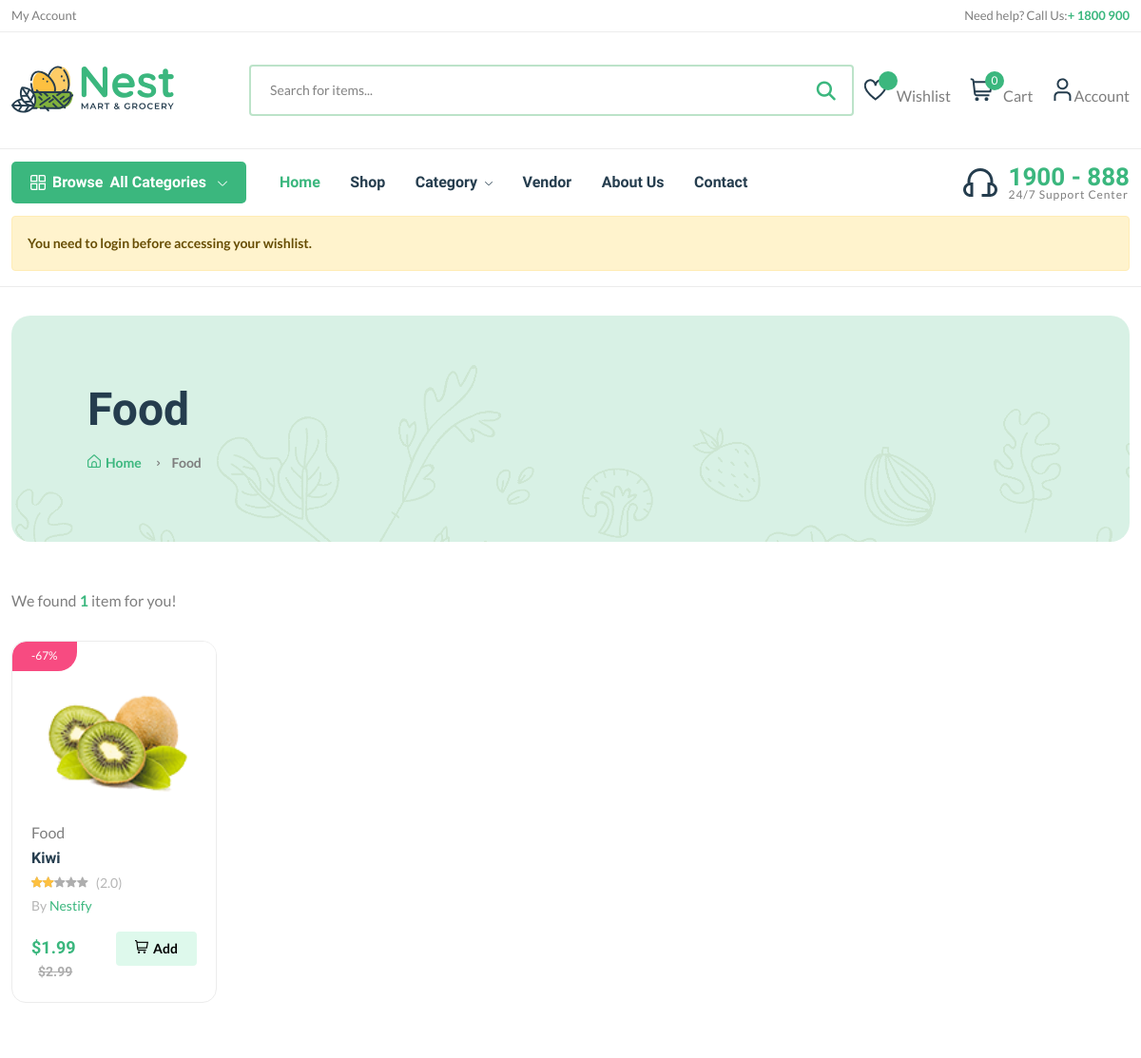
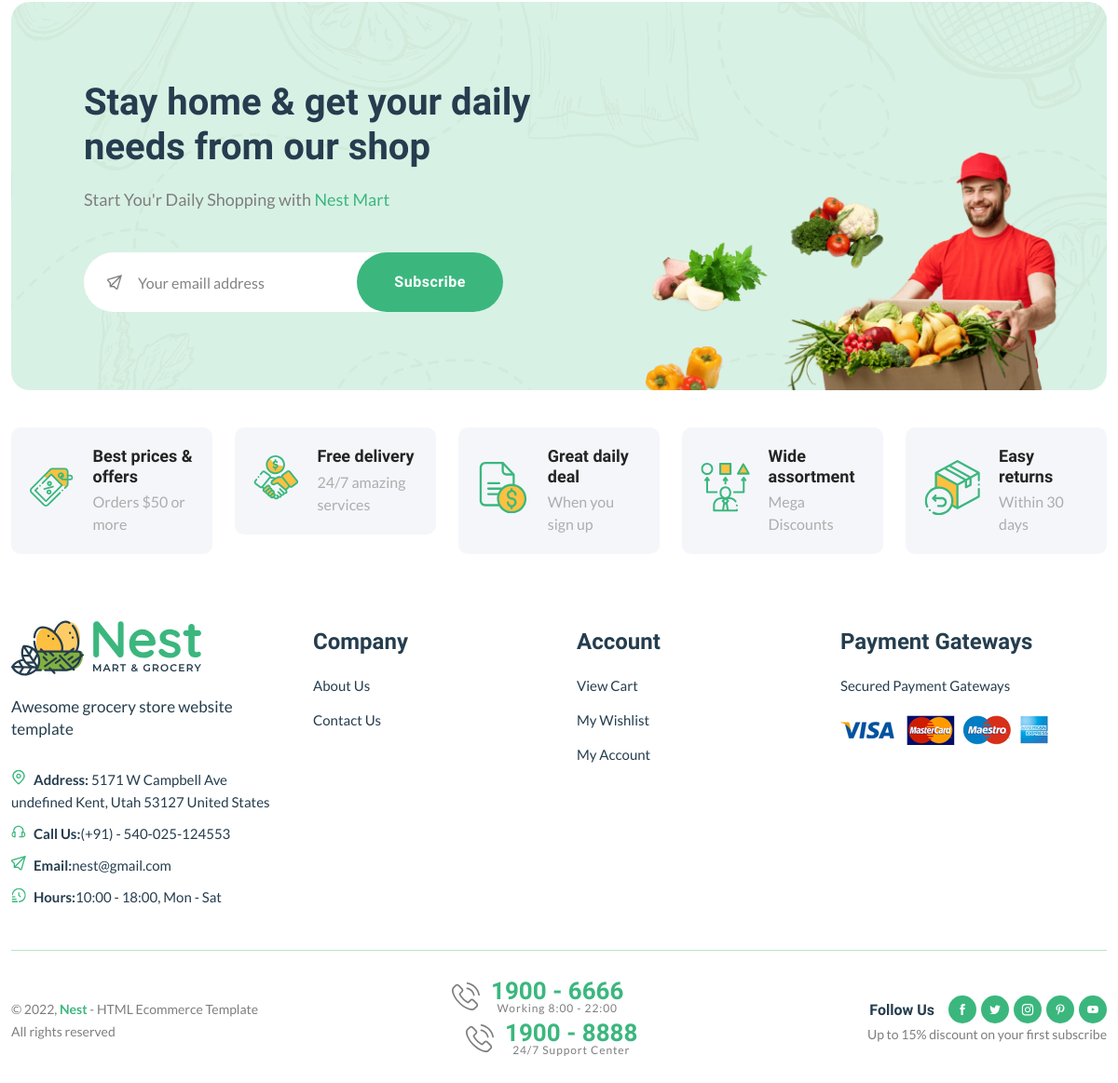
Page /category/cat2faahdfdeb/ on the committed database (2 pictures, top to bottom).
### core/models.py (models this page shows, shortened)
class Category(models.Model):
    cid = ShortUUIDField(unique=True, length=10, max_length=30, prefix="cat", alphabet="abcdefgh12345")
    title = models.CharField(max_length=100, default="Food")
    image = models.ImageField(upload_to="category", default="category.jpg")
    class Meta:
        verbose_name_plural = "Categories"

class Product(models.Model):
    pid = ShortUUIDField(unique=True, length=10, max_length=30, prefix="pid", alphabet="abcdefgh12345")
    title = models.CharField(max_length=100, default="Fresh Pear")
    image = models.ImageField(upload_to="user_directory_path", default="product.jpg")
    description = RichTextUploadingField(null=True, blank=True, default="This is the product")
    user = models.ForeignKey(User, on_delete=models.CASCADE)
    category = models.ForeignKey(Category, on_delete=models.SET_NULL, null=True, related_name="category")
    vendor = models.ForeignKey(Vendor, on_delete=models.SET_NULL, null=True, related_name="vendor")
    price = models.DecimalField(max_digits=999999999, decimal_places=2, default="1.99")
    old_price = models.DecimalField(max_digits=999999999, decimal_places=2, default="2.99")
    specifications = RichTextUploadingField(null=True, blank=True)
    type = models.CharField(max_length=100, default="Organic",null=True, blank=True)
    stock_count = models.IntegerField(default=0)
    life = models.CharField(max_length=100, default="100 Days",null=True, blank=True)
    mfd = models.DateTimeField(auto_now_add=False, null=True, blank=True)
    tags = TaggableManager(blank=True)
    product_status = models.CharField(choices=STATUS, max_length=10, default="in_review")
    status = models.BooleanField(default=True)
    in_stock = models.BooleanField(default=True)
    featured = models.BooleanField(default=False)
    digital = models.BooleanField(default=False)
    sku = ShortUUIDField(unique=True, length=4, max_length=10, prefix="sku", alphabet="1234567890")
    date = models.DateTimeField(auto_now_add=True)
    updated = models.DateTimeField(null=True, blank=True)
    class Meta:
        verbose_name_plural = "Products"
    def get_percentage(self):
        new_price = (self.price / self.old_price) * 100
        return new_price

class Vendor(models.Model):
    vid = ShortUUIDField(unique=True, length=10, max_length=30, prefix="ven", alphabet="abcdefgh12345")
    title = models.CharField(max_length=100, default="Nestify")
    image = models.ImageField(upload_to="user_directory_path", default="vendor.jpg")
    cover_image = models.ImageField(upload_to="user_directory_path", default="vendor.jpg")
    description = RichTextUploadingField(null=True, blank=True, default="I am an amazing vendor")
    address=models.CharField(max_length=100, default="123 Main street")
    contact=models.CharField(max_length=100, default="123 345 5353")
    chat_resp_time = models.CharField(max_length=100, default="1")
    shipping_on_time = models.CharField(max_length=100, default="100")
    authentic_rating = models.CharField(max_length=100, default="100")
    days_return = models.CharField(max_length=100, default="100")
    warranty_period = models.CharField(max_length=100, default="100")
    avg_rating = models.IntegerField(default=0,null=True, blank=True)
    user = models.ForeignKey(User, on_delete=models.CASCADE)
    date = models.DateTimeField(auto_now_add=True, null=True, blank=True)
    class Meta:
        verbose_name_plural = "Vendors"

### core/views.py (the view)
# urls.py: path("category/<cid>/", category_product_list_view, name="category-product-list"),
def category_product_list_view(request, cid):
    category = Category.objects.get(cid=cid)
    products = Product.objects.filter(product_status="published", category=category)
    feature_pro_ratings = {}
    for product in products:
            average_rating = ProductReview.objects.filter(product=product).aggregate(rating=Avg("rating"))
            access_average = average_rating['rating'] if average_rating is not None else 0
            average_rating_percentage = (access_average/5)*100 if access_average is not None else 0
            print(product.id)
            feature_pro_ratings[product.id] = {
                'average_rating_percentage': average_rating_percentage,
                'access_average':access_average
            }
    context = {
            "category": category,
            "products": products,
            "feature_pro_ratings":feature_pro_ratings
        }
    return render(request, 'core/category-product-list.html', context)

### core/context_processor.py (called while the page is built)
def default(request):
    categories = Category.objects.all().annotate(product_count=Count('category'))
    min_max_price = Product.objects.aggregate(Min("price"),Max("price"))
    try:
        wishlist = wishlist_model.objects.filter(user=request.user)
    except:
        messages.warning(request, "You need to login before accessing your wishlist.")
        wishlist = 0
    try:
        address = Address.objects.get(user=request.user)
    except:
        address = None
    vendor = Vendor.objects.all()
    return{
        'wishlist': wishlist,
        'categories': categories,
        'address':address,
        'vendor':vendor,
        'min_max_price':min_max_price,
    }

### templates/core/category-product-list.html (shortened to what this page needs)
{% extends 'partial/base.html' %}
{% load static %}
{% block content %}
    <main class="main">
        <div class="page-header mt-30 mb-50">
            <div class="container">
                <div class="archive-header">
                    <div class="row align-items-center">
                        <div class="col-xl-3">
                            <h1 class="mb-15">{{category.title}}</h1>
                            <div class="breadcrumb">
                                <a href="index.html" rel="nofollow"><i class="fi-rs-home mr-5"></i>Home</a>
                                 <span></span>{{category.title}}
                            </div>
                        </div>
                    </div>
                </div>
            </div>
        </div>
        <div class="container mb-30">
            <div class="row">
                <div class="col-12">
                    <div class="shop-product-fillter">
                        <div class="totall-product">
                            <p>We found <strong class="text-brand">{{products.count}}</strong> item{{products.count|pluralize}} for you!</p>
                        </div>
                    </div>
                    <div class="row product-grid">
                        {% for p in products %}
                            <div class="col-lg-1-5 col-md-4 col-12 col-sm-6">
                                <div class="product-cart-wrap mb-30">
                                    <div class="product-img-action-wrap">
                                        <div class="product-img product-img-zoom">
                                            <a href="{% url 'core:product-detail' p.pid %}">
                                                <img class="default-img" src="{{p.image.url}}" alt="" />
                                            </a>
                                        </div>
                                        <div class="product-badges product-badges-position product-badges-mrg">
                                            <span class="hot">-{{p.get_percentage|floatformat:0}}%</span>
                                        </div>
                                    </div>
                                    <div class="product-content-wrap">
                                        <div class="product-category">
                                            <p>{{p.category.title}}</p>
                                        </div>
                                        <h2><a href="{% url 'core:product-detail' p.pid %}">{{p.title}}</a></h2>
                                        <div class="product-rate-cover">
                                            {% for product_id, data in feature_pro_ratings.items %}
                                            {% if product_id == p.id %}
                                                <div class="product-rate d-inline-block">
                                                    <div class="product-rating" style="width: {{ data.average_rating_percentage }}%"></div>
                                                </div>
                                                <span class="font-small ml-5 text-muted"> ({{ data.access_average }})</span>
                                            {% endif %}
                                        {% endfor %}
                                        </div>
                                        <div>
                                            <span class="font-small text-muted">By <a href="{% url 'core:vendor-detail' p.vendor.vid %}">{{p.vendor.title}}</a></span>
                                        </div>
                                        <div class="product-card-bottom">
                                            <div class="product-price">
                                                <span>${{p.price}}</span>
                                                <span class="old-price">${{p.old_price}}</span>
                                            </div>
                                            <div class="add-cart">
                                                <button class="add add-to-cart-btn" id="add-to-cart-btn" style="border: none;" data-index="{{p.id}}" ><i class="fi-rs-shopping-cart mr-5" ></i>Add</button>
                                            </div>
                                        </div>
                                    </div>
                                </div>
                            </div>
                        {% endfor %}
                    </div>
                </div>
            </div>
        </div>
    </main>
{% endblock content%}

### rows in the picture
Category: title "Food"
Product: image (picture), get_percentage "67", category "Food", title "Kiwi", access_average "2.0", vendor "Nestify", price "1.99", old_price "2.99"

### other values in the picture
{{ request.session.cart_data_obj|length }} "0"
{{ message }} "You need to login before accessing your wishlist."
{{ products.count }} "1"
